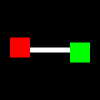
Frame 1 (no input)
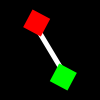
Frame 60 (the mouse pressed at the canvas centre just before this capture)
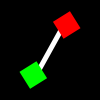
Frame 120 (the mouse held since frame 60 and released just before this capture)

The Processing sketch that drew these frames (run headless with seeded random() and noise(); from frame 60 on, the mouse is pressed at the canvas centre):

// Processing sketch: rotierenderKnochen
// ── rotierenderKnochen.pde
int x = 0;
int dir = 1;

void setup() {
  size(100, 100);
}

void draw() {
  background(0);
  fill(255);
  noStroke();
  translate(width/2, height/2);
  rotate(radians(x));
  pushMatrix();
  rectMode(CENTER);
  rect(0, 0, 60, 5);
  translate(30, 2.5);
  rotate(radians(x));
  fill(0, 255, 0);
  rect(0, 0, 20, 20);
  popMatrix();
  translate(-30, -2.5);
  rotate(radians(x));
  fill(255, 0, 0);
  rect(0, 0, 20, 20);
  x+=dir;
}

void mouseClicked() {
  dir *= -1;
}
